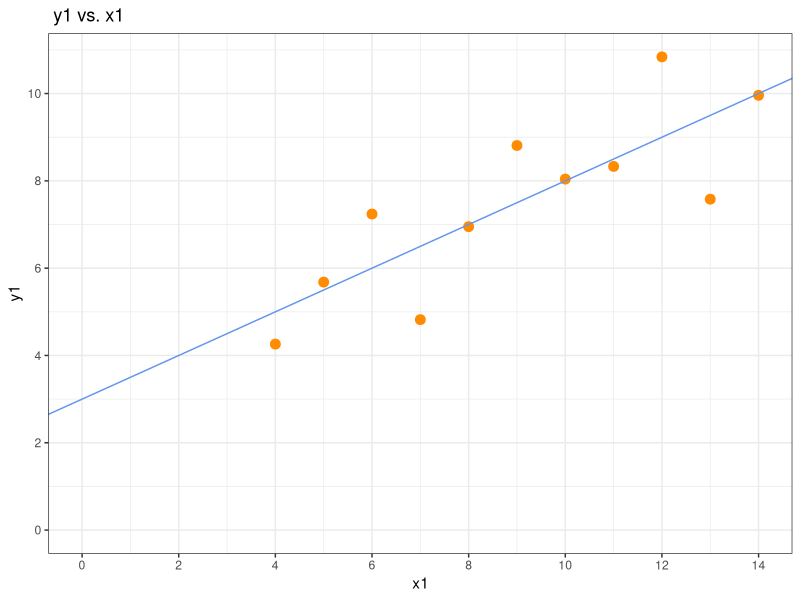

The R script that drew this image:
## ---- chunk 1
#1-Dimension names

data(anscombe)
dimnames(anscombe)

#2-Number of rows

nrow(anscombe)
 
#3-Number of columns

ncol(anscombe)

#4-Column names

colnames(anscombe)

#5-Content of first head and tail

tail(anscombe[1])

## ---- chunk 2
summary.data.frame(anscombe)
## ---- chunk 3
library(ggplot2)
library(gridExtra)

data(anscombe)

ggplot(anscombe) + geom_point(aes(x1, y1), color = "darkorange", size = 3) + theme_bw() + scale_x_continuous(breaks = seq(0, 20, 2)) + scale_y_continuous(breaks = seq(0, 12, 2)) + geom_abline(intercept = 3, slope = 0.5, color = "cornflowerblue") + expand_limits(x = 0, y = 0) + labs(title = " y1 vs. x1")
